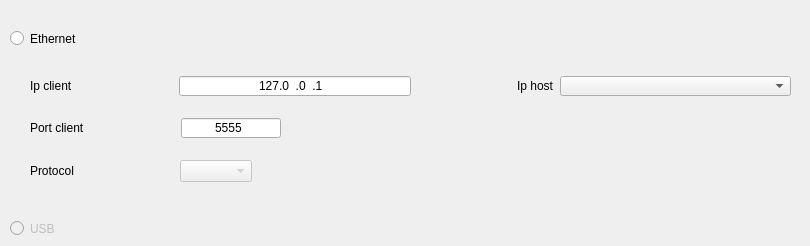
      <widget class="QWidget" name="tab_8">
       <property name="sizePolicy">
        <sizepolicy hsizetype="Expanding" vsizetype="Expanding">
         <horstretch>0</horstretch>
         <verstretch>0</verstretch>
        </sizepolicy>
       </property>
       <attribute name="icon">
        <iconset resource="../resource.qrc">
         <normaloff>:/resource/icons_gnome/24x24/places/network-workgroup.png</normaloff>:/resource/icons_gnome/24x24/places/network-workgroup.png</iconset>
       </attribute>
       <attribute name="title">
        <string>Transport protocol</string>
       </attribute>
       <widget class="QLabel" name="label_13">
        <property name="geometry">
         <rect>
          <x>80</x>
          <y>30</y>
          <width>47</width>
          <height>13</height>
         </rect>
        </property>
        <property name="text">
         <string/>
        </property>
       </widget>
       <widget class="QRadioButton" name="deviceTransportEhernerRadioBtn">
        <property name="geometry">
         <rect>
          <x>10</x>
          <y>30</y>
          <width>82</width>
          <height>17</height>
         </rect>
        </property>
        <property name="text">
         <string>Ethernet</string>
        </property>
       </widget>
       <widget class="QRadioButton" name="deviceTransportUsbRadioBtn">
        <property name="enabled">
         <bool>false</bool>
        </property>
        <property name="geometry">
         <rect>
          <x>10</x>
          <y>220</y>
          <width>82</width>
          <height>17</height>
         </rect>
        </property>
        <property name="text">
         <string>USB</string>
        </property>
       </widget>
       <widget class="QWidget" name="layoutWidget">
        <property name="geometry">
         <rect>
          <x>20</x>
          <y>50</y>
          <width>781</width>
          <height>161</height>
         </rect>
        </property>
        <layout class="QVBoxLayout" name="verticalLayout_6">
         <property name="leftMargin">
          <number>10</number>
         </property>
         <property name="topMargin">
          <number>10</number>
         </property>
         <property name="rightMargin">
          <number>10</number>
         </property>
         <property name="bottomMargin">
          <number>10</number>
         </property>
         <item>
          <layout class="QHBoxLayout" name="horizontalLayout">
           <item>
            <widget class="QLabel" name="label_4">
             <property name="text">
              <string>Ip client</string>
             </property>
            </widget>
           </item>
           <item>
            <spacer name="horizontalSpacer_18">
             <property name="orientation">
              <enum>Qt::Horizontal</enum>
             </property>
             <property name="sizeType">
              <enum>QSizePolicy::Maximum</enum>
             </property>
             <property name="sizeHint" stdset="0">
              <size>
               <width>100</width>
               <height>20</height>
              </size>
             </property>
            </spacer>
           </item>
           <item>
            <widget class="QLineEdit" name="deviceTransportEthernetIpClientEdit">
             <property name="sizePolicy">
              <sizepolicy hsizetype="Expanding" vsizetype="Preferred">
               <horstretch>0</horstretch>
               <verstretch>0</verstretch>
              </sizepolicy>
             </property>
             <property name="maximumSize">
              <size>
               <width>300</width>
               <height>20</height>
              </size>
             </property>
             <property name="inputMask">
              <string>000.000.000.000</string>
             </property>
             <property name="text">
              <string>127.0.0.1</string>
             </property>
             <property name="alignment">
              <set>Qt::AlignCenter</set>
             </property>
            </widget>
           </item>
           <item>
            <spacer name="horizontalSpacer_2">
             <property name="orientation">
              <enum>Qt::Horizontal</enum>
             </property>
             <property name="sizeType">
              <enum>QSizePolicy::Maximum</enum>
             </property>
             <property name="sizeHint" stdset="0">
              <size>
               <width>100</width>
               <height>20</height>
              </size>
             </property>
            </spacer>
           </item>
           <item>
            <widget class="QLabel" name="label_7">
             <property name="text">
              <string>Ip host</string>
             </property>
            </widget>
           </item>
           <item>
            <widget class="QComboBox" name="deviceTransportEthernetIpHostComboBox">
             <property name="sizePolicy">
              <sizepolicy hsizetype="Expanding" vsizetype="Maximum">
               <horstretch>0</horstretch>
               <verstretch>0</verstretch>
              </sizepolicy>
             </property>
             <property name="minimumSize">
              <size>
               <width>0</width>
               <height>0</height>
              </size>
             </property>
             <property name="maximumSize">
              <size>
               <width>300</width>
               <height>20</height>
              </size>
             </property>
             <property name="insertPolicy">
              <enum>QComboBox::NoInsert</enum>
             </property>
            </widget>
           </item>
          </layout>
         </item>
         <item>
          <layout class="QHBoxLayout" name="horizontalLayout_3">
           <item>
            <widget class="QLabel" name="label_11">
             <property name="text">
              <string>Port client</string>
             </property>
            </widget>
           </item>
           <item>
            <spacer name="horizontalSpacer_6">
             <property name="orientation">
              <enum>Qt::Horizontal</enum>
             </property>
             <property name="sizeType">
              <enum>QSizePolicy::Maximum</enum>
             </property>
             <property name="sizeHint" stdset="0">
              <size>
               <width>90</width>
               <height>20</height>
              </size>
             </property>
            </spacer>
           </item>
           <item>
            <widget class="QLineEdit" name="deviceTransportEthernetPortClientEdit">
             <property name="sizePolicy">
              <sizepolicy hsizetype="Preferred" vsizetype="Preferred">
               <horstretch>0</horstretch>
               <verstretch>0</verstretch>
              </sizepolicy>
             </property>
             <property name="maximumSize">
              <size>
               <width>100</width>
               <height>20</height>
              </size>
             </property>
             <property name="inputMethodHints">
              <set>Qt::ImhDigitsOnly</set>
             </property>
             <property name="inputMask">
              <string>99999</string>
             </property>
             <property name="text">
              <string>5555</string>
             </property>
             <property name="alignment">
              <set>Qt::AlignCenter</set>
             </property>
            </widget>
           </item>
           <item>
            <spacer name="horizontalSpacer_3">
             <property name="orientation">
              <enum>Qt::Horizontal</enum>
             </property>
             <property name="sizeType">
              <enum>QSizePolicy::Expanding</enum>
             </property>
             <property name="sizeHint" stdset="0">
              <size>
               <width>40</width>
               <height>20</height>
              </size>
             </property>
            </spacer>
           </item>
          </layout>
         </item>
         <item>
          <layout class="QHBoxLayout" name="horizontalLayout_4">
           <item>
            <widget class="QLabel" name="label_12">
             <property name="text">
              <string>Protocol</string>
             </property>
            </widget>
           </item>
           <item>
            <spacer name="horizontalSpacer_19">
             <property name="orientation">
              <enum>Qt::Horizontal</enum>
             </property>
             <property name="sizeType">
              <enum>QSizePolicy::Maximum</enum>
             </property>
             <property name="sizeHint" stdset="0">
              <size>
               <width>100</width>
               <height>20</height>
              </size>
             </property>
            </spacer>
           </item>
           <item>
            <layout class="QVBoxLayout" name="verticalLayout_7">
             <item>
              <widget class="QComboBox" name="deviceTransportEthernetProtocolComboBox">
               <property name="enabled">
                <bool>false</bool>
               </property>
               <property name="insertPolicy">
                <enum>QComboBox::NoInsert</enum>
               </property>
              </widget>
             </item>
            </layout>
           </item>
           <item>
            <spacer name="horizontalSpacer_4">
             <property name="orientation">
              <enum>Qt::Horizontal</enum>
             </property>
             <property name="sizeHint" stdset="0">
              <size>
               <width>40</width>
               <height>20</height>
              </size>
             </property>
            </spacer>
           </item>
          </layout>
         </item>
        </layout>
       </widget>
      </widget>
